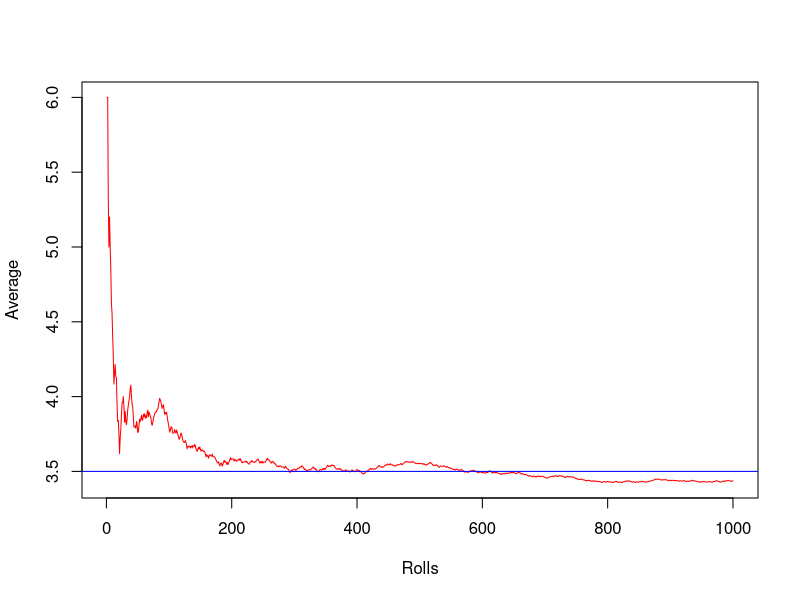
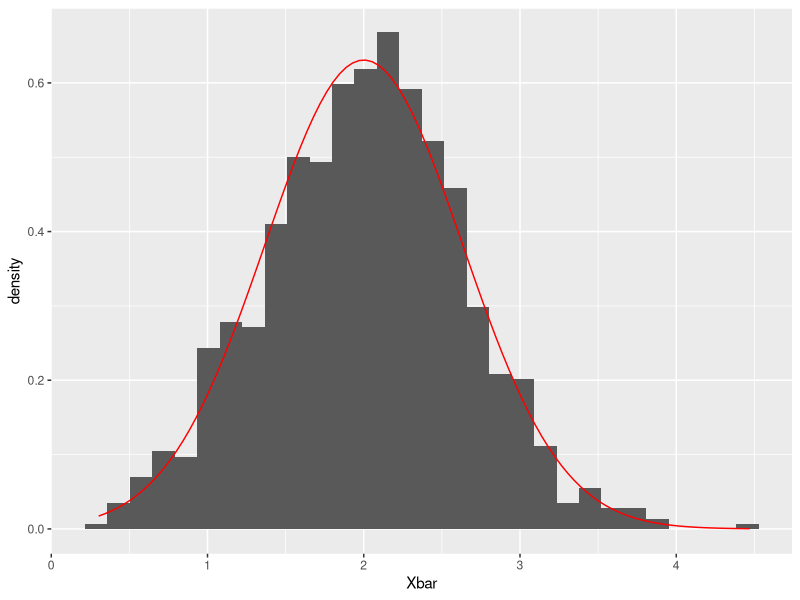
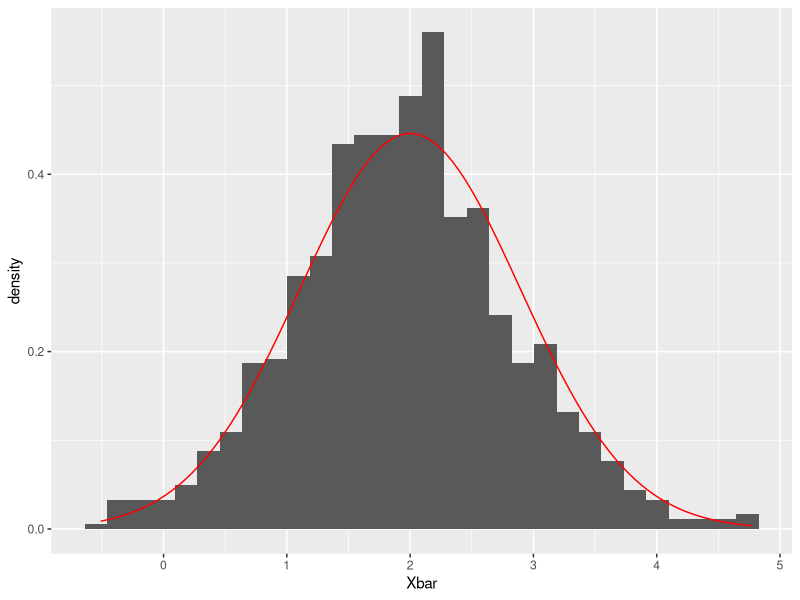
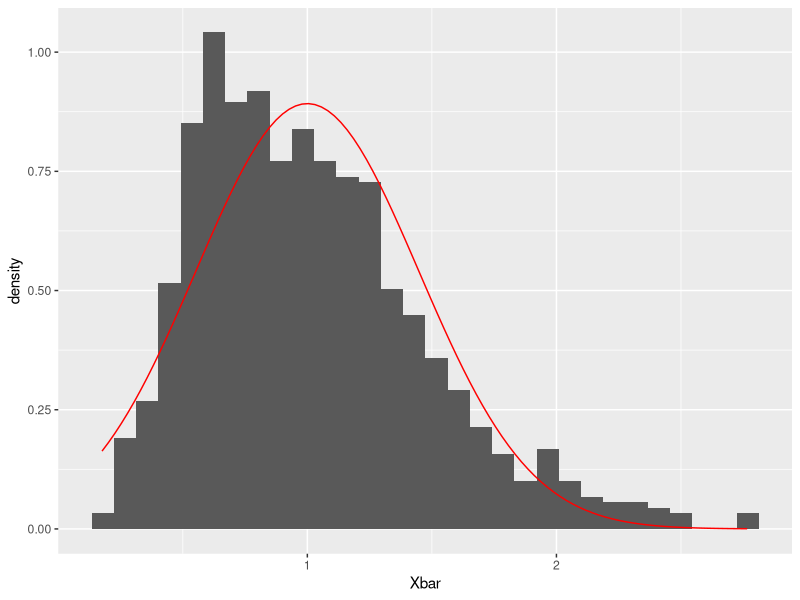
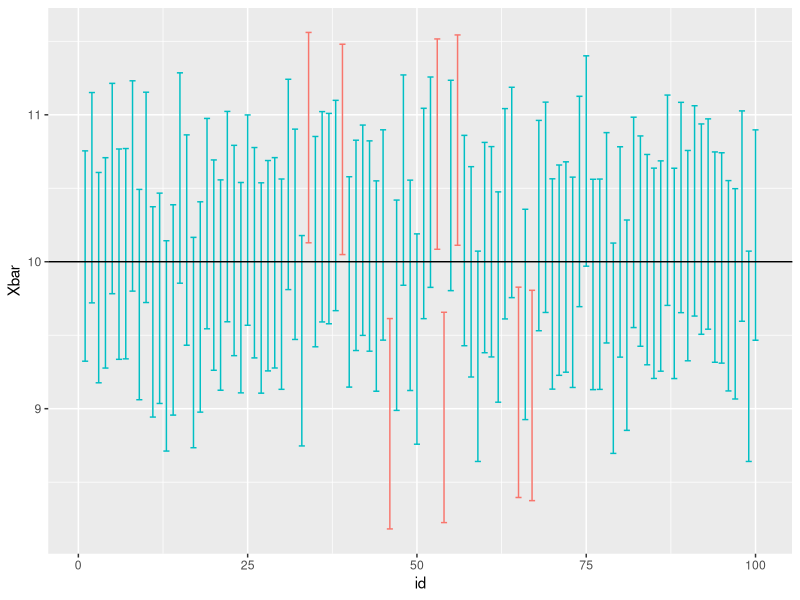
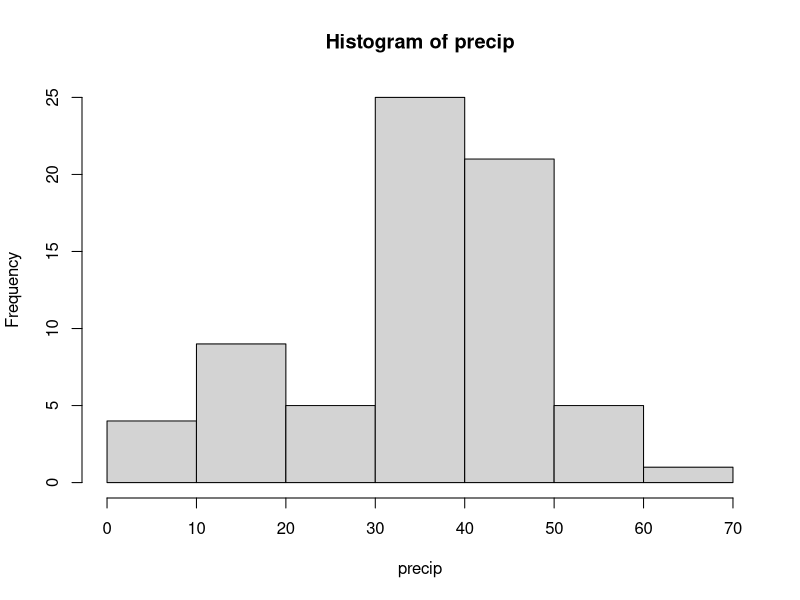
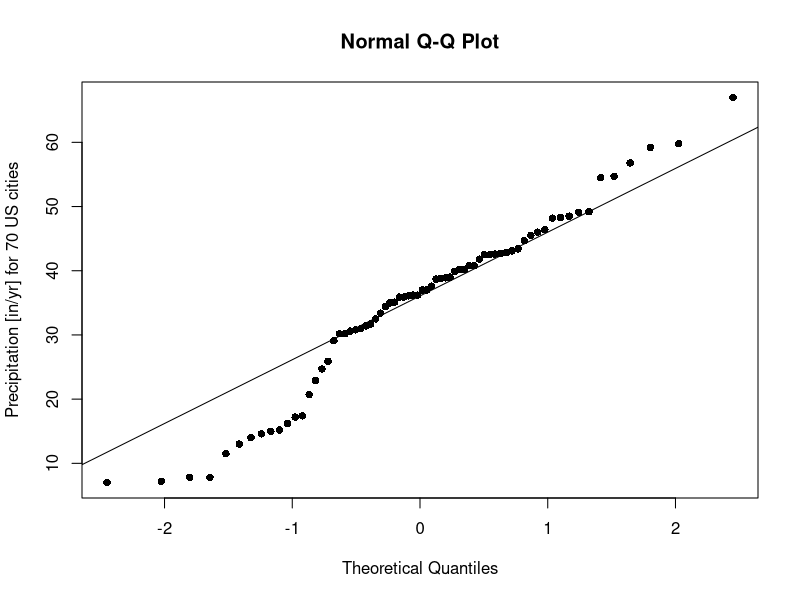
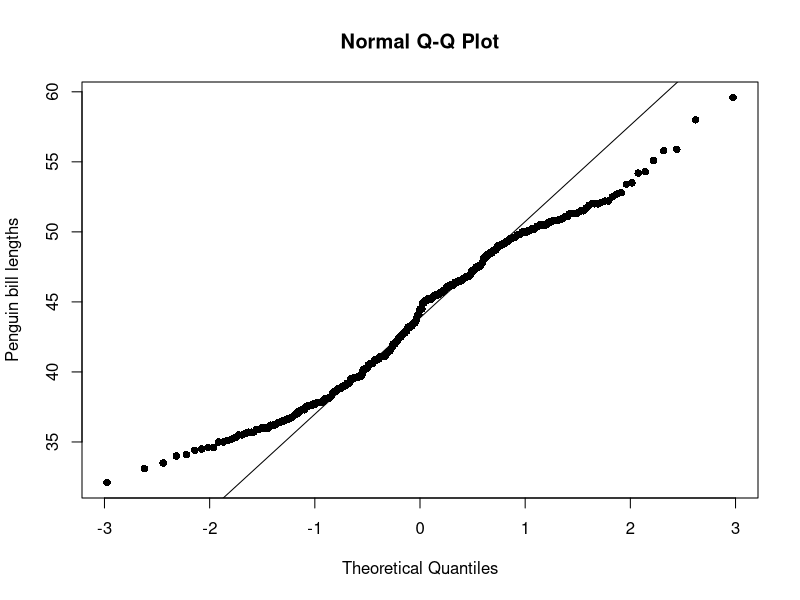

The R source for these figures, in order:
## ---- chunk 1
#| echo: TRUE
#| eval: TRUE
#| cache: TRUE
set.seed(1028)
dice_rolls <- sample(1:6, 1000, replace = TRUE)
sample_avg <- sapply(1:length(dice_rolls), function(i) mean(dice_rolls[1:i]))
plot(1:1000, sample_avg, type = "l", col = "red",
     xlab = "Rolls", ylab = "Average")
abline(h = 3.5, col = "blue")
## ---- chunk 2
#| echo: TRUE
#| eval: TRUE
#| cache: TRUE
#| warning: FALSE
#| message: FALSE
library(ggplot2)
Xbars <- data.frame(Xbar = replicate(1000, mean(rnorm(10, mean = 2, sd = 2))))
ggplot(Xbars, aes(x = Xbar)) + 
  geom_histogram(aes(y = ..density..)) + 
  geom_function(fun = dnorm, args = list(mean = 2, sd = 2 / sqrt(10)), color = "red")
## ---- chunk 3
#| echo: TRUE
#| eval: TRUE
#| cache: TRUE
n <- 5
Xbars <- data.frame(Xbar = replicate(1000, mean(rnorm(n, mean = 2, sd = 2))))
ggplot(Xbars, aes(x = Xbar)) + 
  geom_histogram(aes(y = ..density..)) + 
  geom_function(fun = dnorm, args = list(mean = 2, sd = 2 / sqrt(n)), color = "red")
## ---- chunk 4
#| echo: TRUE
#| eval: TRUE
#| cache: TRUE
#| warning: FALSE
#| message: FALSE
n <- 5
Xbars <- data.frame(Xbar = replicate(1000, mean(rexp(n, rate = 1))))
ggplot(Xbars, aes(x = Xbar)) + 
  geom_histogram(aes(y = ..density..)) + 
  geom_function(fun = dnorm, args = list(mean = 1, sd = 1 / sqrt(n)), color = "red")
## ---- chunk 5
#| echo: TRUE
#| eval: TRUE
#| cache: TRUE
n <- 30 # sample size
mu <- 10 # unknown true mean
sigma <- 2 # known standard deviation
Xbars <- replicate(100, mean(rnorm(n, mean = mu, sd = sigma)))
coverage_rate <- mean(abs(Xbars - mu) < 1.96 * sigma / sqrt(n))
coverage_rate
## ---- chunk 6
#| echo: FALSE
#| eval: TRUE
#| cache: TRUE
#| warning: FALSE
#| message: FALSE
library(tidyverse)
plot_dat <- data.frame(id = 1:100,
                       Xbar = Xbars) |>
  mutate(upper = Xbar + 1.96 * sigma / sqrt(n),
         lower = Xbar - 1.96 * sigma / sqrt(n))
ggplot(plot_dat, 
       aes(x = id, y = Xbar, 
           color = abs(Xbars - mu) < 1.96 * sigma / sqrt(n))) + 
  geom_errorbar(aes(ymin = lower, ymax = upper)) +
  geom_abline(intercept = mu, slope = 0) + 
  theme(legend.position = "none")
## ---- chunk 7
#| echo: TRUE
#| eval: TRUE
#| cache: TRUE
n <- 30 # sample size
lambda <- 10
sample_stats_poisson <- function() {
  x <- rpois(n, lambda)
  return(c(mean(x), sd(x)))
}
stats <- replicate(100, sample_stats_poisson())
stats[, 1:5] # print out first five simulation results
coverage_rate <- mean(abs(stats[1,] - mu) < 1.96 * stats[2,] / sqrt(n))
coverage_rate
## ---- chunk 8
#| echo: TRUE
#| eval: TRUE
#| cache: TRUE
head(precip)
hist(precip)
## ---- chunk 9
#| echo: TRUE
#| eval: TRUE
#| cache: TRUE
qqnorm(precip, ylab = "Precipitation [in/yr] for 70 US cities", pch = 16)
qqline(precip)
## ---- chunk 10
#| echo: TRUE
#| eval: TRUE
#| cache: TRUE
library(palmerpenguins)
data(penguins)
qqnorm(penguins$bill_length_mm, ylab = "Penguin bill lengths", pch = 16)
qqline(penguins$bill_length_mm)
## ---- chunk 11
#| echo: TRUE
#| eval: TRUE
#| cache: TRUE
hist(penguins$bill_length_mm)
## ---- chunk 12
#| echo: TRUE
#| eval: TRUE
#| cache: TRUE
adelie <- penguins |> dplyr::filter(species == "Adelie")
qqnorm(adelie$bill_length_mm, ylab = "Penguin bill lengths", pch = 16)
qqline(adelie$bill_length_mm)
## ---- chunk 13
#| echo: TRUE
#| eval: TRUE
#| cache: TRUE
hist(adelie$bill_length_mm)
## ---- chunk 14
#| echo: TRUE
#| eval: TRUE
#| cache: TRUE
precip_t <- t.test(precip, conf.level = 0.95)
precip_ci <- precip_t$conf.int # get confidence interval
precip_ci
## ---- chunk 15
#| echo: TRUE
#| eval: TRUE
#| cache: TRUE
bootstrap_Xbar <- 
  replicate(10000, mean(sample(precip, size = length(precip), replace = TRUE)))
quantile(bootstrap_Xbar, probs = c(.025, .975))
precip_ci
